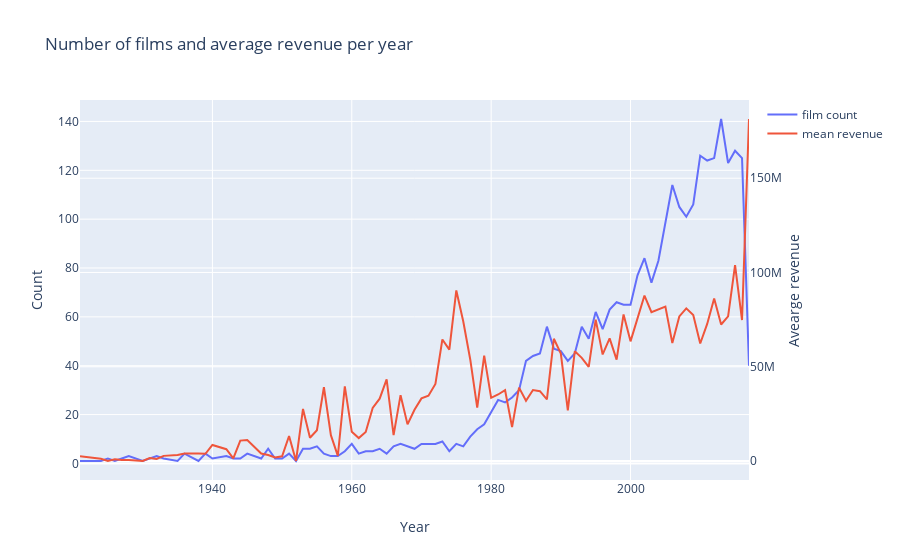

Notebook cell for this chart:
### Code cell
d1 = train['release_date_year'].value_counts().sort_index()
d2 = train.groupby(['release_date_year'])['revenue'].mean()

data = [go.Scatter(x=d1.index, y=d1.values, name='film count'), 
        go.Scatter(x=d1.index, y=d2.values, name='mean revenue', yaxis='y2')]

layout = go.Layout(dict(title = 'Number of films and average revenue per year', 
                        xaxis = dict(title = 'Year'),
                        yaxis = dict(title = 'Count'),
                        yaxis2 = dict(title = 'Avearge revenue', overlaying='y', side='right')), 
                   legend = dict(orientation='v'))

py.iplot(dict(data=data, layout=layout))
